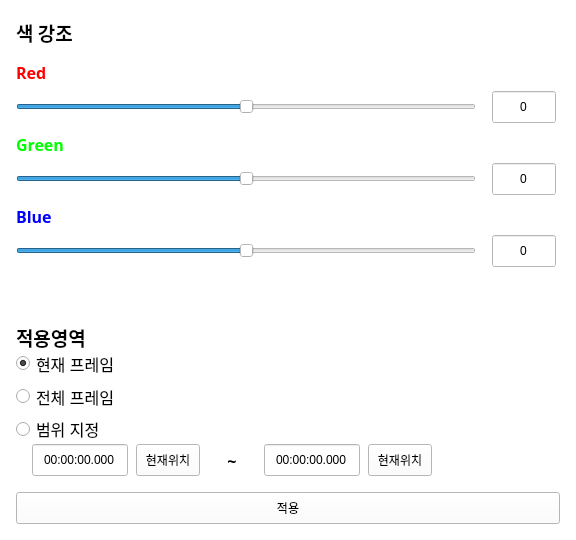
    <widget class="QWidget" name="w_coloremphasis" native="true">
     <property name="geometry">
      <rect>
       <x>0</x>
       <y>0</y>
       <width>576</width>
       <height>540</height>
      </rect>
     </property>
     <property name="styleSheet">
      <string notr="true">background-color: #ffffff;</string>
     </property>
     <widget class="QLabel" name="label">
      <property name="geometry">
       <rect>
        <x>16</x>
        <y>16</y>
        <width>91</width>
        <height>32</height>
       </rect>
      </property>
      <property name="font">
       <font>
        <family>Noto Sans KR</family>
        <pointsize>14</pointsize>
        <bold>true</bold>
       </font>
      </property>
      <property name="text">
       <string>색 강조</string>
      </property>
     </widget>
     <widget class="QLabel" name="label_2">
      <property name="geometry">
       <rect>
        <x>16</x>
        <y>64</y>
        <width>48</width>
        <height>16</height>
       </rect>
      </property>
      <property name="font">
       <font>
        <family>Noto Sans KR</family>
        <pointsize>12</pointsize>
        <bold>true</bold>
       </font>
      </property>
      <property name="styleSheet">
       <string notr="true">color: #ff0000;</string>
      </property>
      <property name="text">
       <string>Red</string>
      </property>
     </widget>
     <widget class="QLabel" name="label_3">
      <property name="geometry">
       <rect>
        <x>16</x>
        <y>136</y>
        <width>48</width>
        <height>16</height>
       </rect>
      </property>
      <property name="font">
       <font>
        <family>Noto Sans KR</family>
        <pointsize>12</pointsize>
        <bold>true</bold>
       </font>
      </property>
      <property name="styleSheet">
       <string notr="true">color: #00ff00;</string>
      </property>
      <property name="text">
       <string>Green</string>
      </property>
     </widget>
     <widget class="QLabel" name="label_4">
      <property name="geometry">
       <rect>
        <x>16</x>
        <y>208</y>
        <width>48</width>
        <height>16</height>
       </rect>
      </property>
      <property name="font">
       <font>
        <family>Noto Sans KR</family>
        <pointsize>12</pointsize>
        <bold>true</bold>
       </font>
      </property>
      <property name="styleSheet">
       <string notr="true">color: #0000ff;</string>
      </property>
      <property name="text">
       <string>Blue</string>
      </property>
     </widget>
     <widget class="QSlider" name="sd_coloremphasis_red">
      <property name="geometry">
       <rect>
        <x>16</x>
        <y>96</y>
        <width>460</width>
        <height>22</height>
       </rect>
      </property>
      <property name="minimum">
       <number>-255</number>
      </property>
      <property name="maximum">
       <number>255</number>
      </property>
      <property name="value">
       <number>0</number>
      </property>
      <property name="orientation">
       <enum>Qt::Horizontal</enum>
      </property>
     </widget>
     <widget class="QSlider" name="sd_coloremphasis_blue">
      <property name="geometry">
       <rect>
        <x>16</x>
        <y>240</y>
        <width>460</width>
        <height>22</height>
       </rect>
      </property>
      <property name="minimum">
       <number>-255</number>
      </property>
      <property name="maximum">
       <number>255</number>
      </property>
      <property name="value">
       <number>0</number>
      </property>
      <property name="orientation">
       <enum>Qt::Horizontal</enum>
      </property>
     </widget>
     <widget class="QSlider" name="sd_coloremphasis_green">
      <property name="geometry">
       <rect>
        <x>16</x>
        <y>168</y>
        <width>460</width>
        <height>22</height>
       </rect>
      </property>
      <property name="minimum">
       <number>-255</number>
      </property>
      <property name="maximum">
       <number>255</number>
      </property>
      <property name="value">
       <number>0</number>
      </property>
      <property name="orientation">
       <enum>Qt::Horizontal</enum>
      </property>
     </widget>
     <widget class="QLineEdit" name="edt_coloremphasis_red">
      <property name="geometry">
       <rect>
        <x>492</x>
        <y>91</y>
        <width>64</width>
        <height>32</height>
       </rect>
      </property>
      <property name="text">
       <string>0</string>
      </property>
      <property name="alignment">
       <set>Qt::AlignCenter</set>
      </property>
     </widget>
     <widget class="QLineEdit" name="edt_coloremphasis_green">
      <property name="geometry">
       <rect>
        <x>492</x>
        <y>163</y>
        <width>64</width>
        <height>32</height>
       </rect>
      </property>
      <property name="text">
       <string>0</string>
      </property>
      <property name="alignment">
       <set>Qt::AlignCenter</set>
      </property>
     </widget>
     <widget class="QLineEdit" name="edt_coloremphasis_blue">
      <property name="geometry">
       <rect>
        <x>492</x>
        <y>235</y>
        <width>64</width>
        <height>32</height>
       </rect>
      </property>
      <property name="text">
       <string>0</string>
      </property>
      <property name="alignment">
       <set>Qt::AlignCenter</set>
      </property>
     </widget>
     <widget class="QLabel" name="label_5">
      <property name="geometry">
       <rect>
        <x>16</x>
        <y>322</y>
        <width>91</width>
        <height>31</height>
       </rect>
      </property>
      <property name="font">
       <font>
        <family>Noto Sans KR</family>
        <pointsize>14</pointsize>
        <bold>true</bold>
       </font>
      </property>
      <property name="text">
       <string>적용영역</string>
      </property>
     </widget>
     <widget class="QPushButton" name="btn_coloremphasis_apply">
      <property name="geometry">
       <rect>
        <x>16</x>
        <y>492</y>
        <width>544</width>
        <height>32</height>
       </rect>
      </property>
      <property name="styleSheet">
       <string notr="true">b</string>
      </property>
      <property name="text">
       <string>적용</string>
      </property>
      <property name="flat">
       <bool>false</bool>
      </property>
     </widget>
     <widget class="QLineEdit" name="edt_coloremphasis_rangestart">
      <property name="geometry">
       <rect>
        <x>32</x>
        <y>444</y>
        <width>96</width>
        <height>32</height>
       </rect>
      </property>
      <property name="text">
       <string>00:00:00.000</string>
      </property>
      <property name="alignment">
       <set>Qt::AlignCenter</set>
      </property>
     </widget>
     <widget class="QPushButton" name="btn_coloremphasis_rangestarttocurrent">
      <property name="geometry">
       <rect>
        <x>136</x>
        <y>444</y>
        <width>64</width>
        <height>32</height>
       </rect>
      </property>
      <property name="styleSheet">
       <string notr="true">b</string>
      </property>
      <property name="text">
       <string>현재위치</string>
      </property>
      <property name="flat">
       <bool>false</bool>
      </property>
     </widget>
     <widget class="QPushButton" name="btn_coloremphasis_rangeendtocurrent">
      <property name="geometry">
       <rect>
        <x>368</x>
        <y>444</y>
        <width>64</width>
        <height>32</height>
       </rect>
      </property>
      <property name="styleSheet">
       <string notr="true">b</string>
      </property>
      <property name="text">
       <string>현재위치</string>
      </property>
      <property name="flat">
       <bool>false</bool>
      </property>
     </widget>
     <widget class="QLineEdit" name="edt_coloremphasis_rangeend">
      <property name="geometry">
       <rect>
        <x>264</x>
        <y>444</y>
        <width>96</width>
        <height>32</height>
       </rect>
      </property>
      <property name="text">
       <string>00:00:00.000</string>
      </property>
      <property name="alignment">
       <set>Qt::AlignCenter</set>
      </property>
     </widget>
     <widget class="QLabel" name="label_6">
      <property name="geometry">
       <rect>
        <x>216</x>
        <y>444</y>
        <width>32</width>
        <height>32</height>
       </rect>
      </property>
      <property name="font">
       <font>
        <family>Noto Sans KR</family>
        <pointsize>12</pointsize>
        <bold>true</bold>
       </font>
      </property>
      <property name="text">
       <string>~</string>
      </property>
      <property name="alignment">
       <set>Qt::AlignCenter</set>
      </property>
     </widget>
     <widget class="QWidget" name="layoutWidget">
      <property name="geometry">
       <rect>
        <x>16</x>
        <y>350</y>
        <width>111</width>
        <height>92</height>
       </rect>
      </property>
      <layout class="QVBoxLayout" name="verticalLayout_4">
       <item>
        <widget class="QRadioButton" name="rbtn_coloremphasis_currentframe">
         <property name="font">
          <font>
           <pointsize>12</pointsize>
          </font>
         </property>
         <property name="text">
          <string>현재 프레임</string>
         </property>
         <property name="checked">
          <bool>true</bool>
         </property>
        </widget>
       </item>
       <item>
        <widget class="QRadioButton" name="rbtn_coloremphasis_allframe">
         <property name="font">
          <font>
           <pointsize>12</pointsize>
          </font>
         </property>
         <property name="text">
          <string>전체 프레임</string>
         </property>
         <property name="checked">
          <bool>false</bool>
         </property>
        </widget>
       </item>
       <item>
        <widget class="QRadioButton" name="rbtn_coloremphasis_rangeframe">
         <property name="font">
          <font>
           <pointsize>12</pointsize>
          </font>
         </property>
         <property name="text">
          <string>범위 지정</string>
         </property>
        </widget>
       </item>
      </layout>
     </widget>
    </widget>
